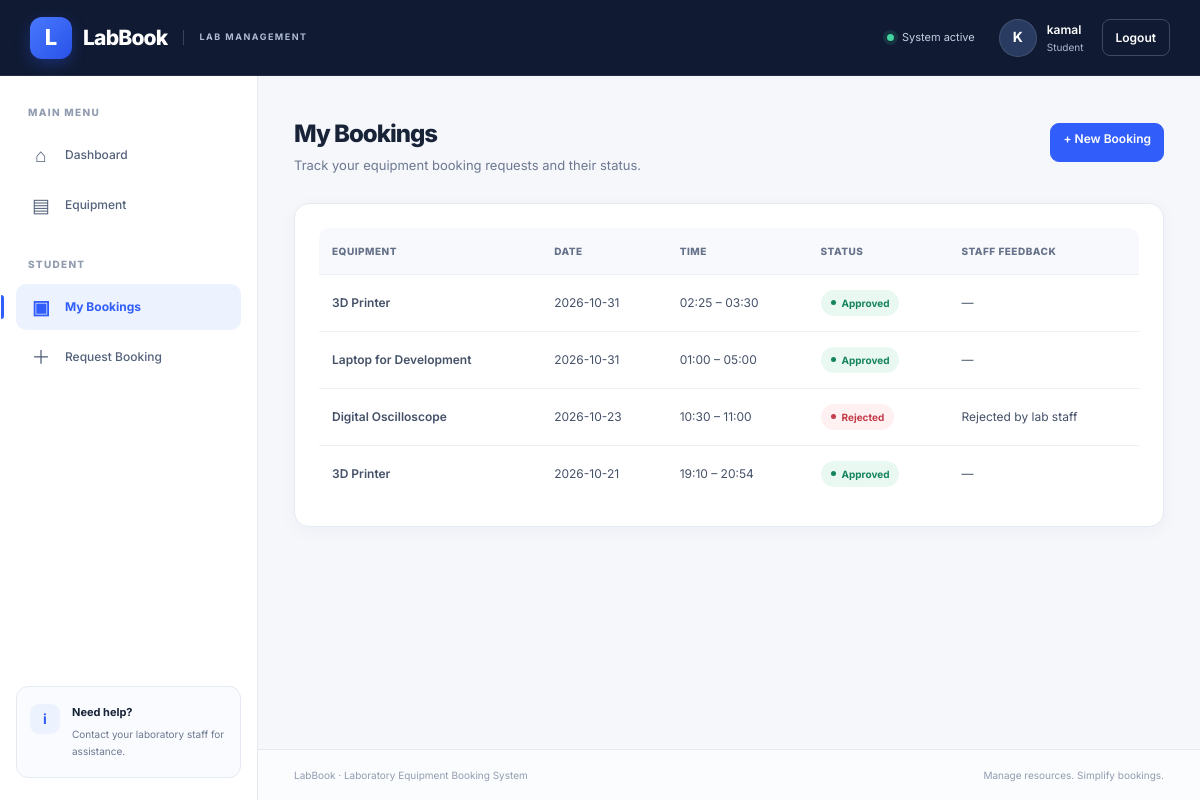
The page /bookings/mine (signed in) on the database its author committed.
### models/user.py (models this page shows, shortened)
class User(UserMixin, db.Model):
    __tablename__ = "users"
    id = db.Column(db.Integer, primary_key=True)
    username = db.Column(db.String(80), unique=True, nullable=False)
    email = db.Column(db.String(120), unique=True, nullable=False)
    password_hash = db.Column(db.String(255), nullable=False)
    role = db.Column(db.String(20), nullable=False, default="student")
    bookings = db.relationship(
        "Booking",
        back_populates="student",
    )

### models/booking.py (models this page shows)
class Booking(db.Model):
    __tablename__ = "bookings"
    id = db.Column(db.Integer, primary_key=True)
    student_id = db.Column(
        db.Integer,
        db.ForeignKey("users.id"),
        nullable=False,
    )
    equipment_id = db.Column(
        db.Integer,
        db.ForeignKey("equipment.id"),
        nullable=False,
    )
    booking_date = db.Column(db.Date, nullable=False)
    start_time = db.Column(db.Time, nullable=False)
    end_time = db.Column(db.Time, nullable=False)
    status = db.Column(
        db.String(20),
        nullable=False,
        default="Pending",
    )
    rejection_reason = db.Column(db.String(250), nullable=True)
    student = db.relationship(
        "User",
        back_populates="bookings",
    )
    equipment = db.relationship(
        "Equipment",
        back_populates="bookings",
    )

### models/equipment.py (models this page shows, shortened)
class Equipment(db.Model):
    __tablename__ = "equipment"
    id = db.Column(db.Integer, primary_key=True)
    name = db.Column(
        db.String(100),
        nullable=False,
    )
    category = db.Column(
        db.String(50),
        nullable=False,
    )
    description = db.Column(
        db.String(250),
        nullable=False,
        default="",
    )
    status = db.Column(
        db.String(20),
        nullable=False,
        default="Available",
    )
    bookings = db.relationship(
        "Booking",
        back_populates="equipment",
    )

### routes/bookings.py (the view)
@bookings_bp.route("/mine")
@login_required
def my_bookings():
    if current_user.role != "student":
        abort(403)
    statement = (
        select(Booking)
        .where(Booking.student_id == current_user.id)
        .order_by(
            Booking.booking_date.desc(),
            Booking.start_time.desc(),
        )
    )
    user_bookings = db.session.scalars(statement).all()
    return render_template(
        "my_bookings.html",
        bookings=user_bookings,
    )

### models/user.py (called while the page is built)
@login_manager.user_loader
def load_user(user_id):
    try:
        return db.session.get(User, int(user_id))
    except (ValueError, TypeError):
        return None

### templates/my_bookings.html (shortened to what this page needs)
{% extends "base.html" %}
{% block content %}
<div class="page-heading d-flex flex-wrap justify-content-between align-items-center gap-3">
    <div>
        <h1>My Bookings</h1>
        <p>Track your equipment booking requests and their status.</p>
    </div>
    <a href="{{ url_for('bookings.create_booking') }}"
       class="btn btn-primary">+ New Booking</a>
</div>
<div class="panel">
    <div class="table-responsive">
        <table class="table table-hover mb-0">
            <thead>
                <tr>
                    <th>Equipment</th>
                    <th>Date</th>
                    <th>Time</th>
                    <th>Status</th>
                    <th>Staff Feedback</th>
                </tr>
            </thead>
            <tbody>
                {% for booking in bookings %}
                    <tr>
                        <td class="fw-semibold">{{ booking.equipment.name }}</td>
                        <td>{{ booking.booking_date.strftime('%Y-%m-%d') }}</td>
                        <td>
                            {{ booking.start_time.strftime('%H:%M') }}
                            – {{ booking.end_time.strftime('%H:%M') }}
                        </td>
                        <td>
                            {% if booking.status == 'Approved' %}
                                <span class="status-badge status-approved">
                                    Approved
                                </span>
                            {% elif booking.status == 'Rejected' %}
                                <span class="status-badge status-rejected">
                                    Rejected
                                </span>
                            {% else %}
                                <span class="status-badge status-pending">
                                    Pending
                                </span>
                            {% endif %}
                        </td>
                        <td>{{ booking.rejection_reason or '—' }}</td>
                    </tr>
                {% endfor %}
            </tbody>
        </table>
    </div>
</div>
{% endblock %}

### templates/base.html (shortened to what this page needs)
<!DOCTYPE html>
<html lang="en">
<head>
    <link href="https://cdn.jsdelivr.net/npm/bootstrap@5.3.3/dist/css/bootstrap.min.css"
          rel="stylesheet">
    <link rel="stylesheet"
          href="{{ url_for('static', filename='css/style.css') }}">
</head>
<body>
    <nav class="topbar">
        <div class="topbar-inner">
            <a class="navbar-brand-custom" href="{{ url_for('home') }}">
                <span class="brand-icon">L</span>
                <span class="brand-name">LabBook</span>
                <span class="brand-tagline">LAB MANAGEMENT</span>
            </a>
            <div class="topbar-right">
                {% if current_user.is_authenticated %}
                    <div class="system-indicator">
                        <span class="online-dot"></span>
                        System active
                    </div>
                    <div class="user-menu">
                        <div class="user-avatar">
                            {{ current_user.username[0]|upper }}
                        </div>
                        <div class="user-details">
                            <span class="user-name">
                                {{ current_user.username }}
                            </span>
                            <span class="user-role">
                                {{ current_user.role|title }}
                            </span>
                        </div>
                        <a href="{{ url_for('auth.logout') }}"
                           class="btn-logout">
                            Logout
                        </a>
                    </div>
                {% endif %}
            </div>
        </div>
    </nav>
    <div class="app-layout">
        <aside class="sidebar">
            <div class="sidebar-content">
                <p class="sidebar-label">MAIN MENU</p>
                <a class="sidebar-link {% if request.endpoint == 'home' %}active{% endif %}"
                   href="{{ url_for('home') }}">
                    <span class="nav-icon">⌂</span>
                    Dashboard
                </a>
                {% if current_user.is_authenticated %}
                    <a class="sidebar-link {% if request.endpoint and request.endpoint.startswith('equipment.') %}active{% endif %}"
                       href="{{ url_for('equipment.list_equipment') }}">
                        <span class="nav-icon">▤</span>
                        Equipment
                    </a>
                    {% if current_user.role == 'student' %}
                        <p class="sidebar-label sidebar-section-label">
                            STUDENT
                        </p>
                        <a class="sidebar-link {% if request.endpoint == 'bookings.my_bookings' %}active{% endif %}"
                           href="{{ url_for('bookings.my_bookings') }}">
                            <span class="nav-icon">▣</span>
                            My Bookings
                        </a>
                        <a class="sidebar-link {% if request.endpoint == 'bookings.create_booking' %}active{% endif %}"
                           href="{{ url_for('bookings.create_booking') }}">
                            <span class="nav-icon">＋</span>
                            Request Booking
                        </a>
                    {% endif %}
                {% endif %}
            </div>
            <div class="sidebar-footer">
                <div class="help-icon">i</div>
                <div class="help-content">
                    <strong>Need help?</strong>
                    <p>Contact your laboratory staff for assistance.</p>
                </div>
            </div>
        </aside>
        <main class="main-content">
            <div class="content-wrapper">
                {% block content %}{% endblock %}
            </div>
            <footer class="app-footer">
                <span>LabBook · Laboratory Equipment Booking System</span>
                <span>Manage resources. Simplify bookings.</span>
            </footer>
        </main>
    </div>
</body>
</html>

### rows shown on the page
User: username "K", username "kamal", role "Student"
Booking: equipment.name "3D Printer", booking_date "2026-10-31", start_time "02:25", end_time "03:30", status "Approved", rejection_reason "—"
Booking: equipment.name "Laptop for Development", booking_date "2026-10-31", start_time "01:00", end_time "05:00", status "Approved", rejection_reason "—"
Booking: equipment.name "Digital Oscilloscope", booking_date "2026-10-23", start_time "10:30", end_time "11:00", status "Rejected", rejection_reason "Rejected by lab staff"
Booking: equipment.name "3D Printer", booking_date "2026-10-21", start_time "19:10", end_time "20:54", status "Approved", rejection_reason "—"
